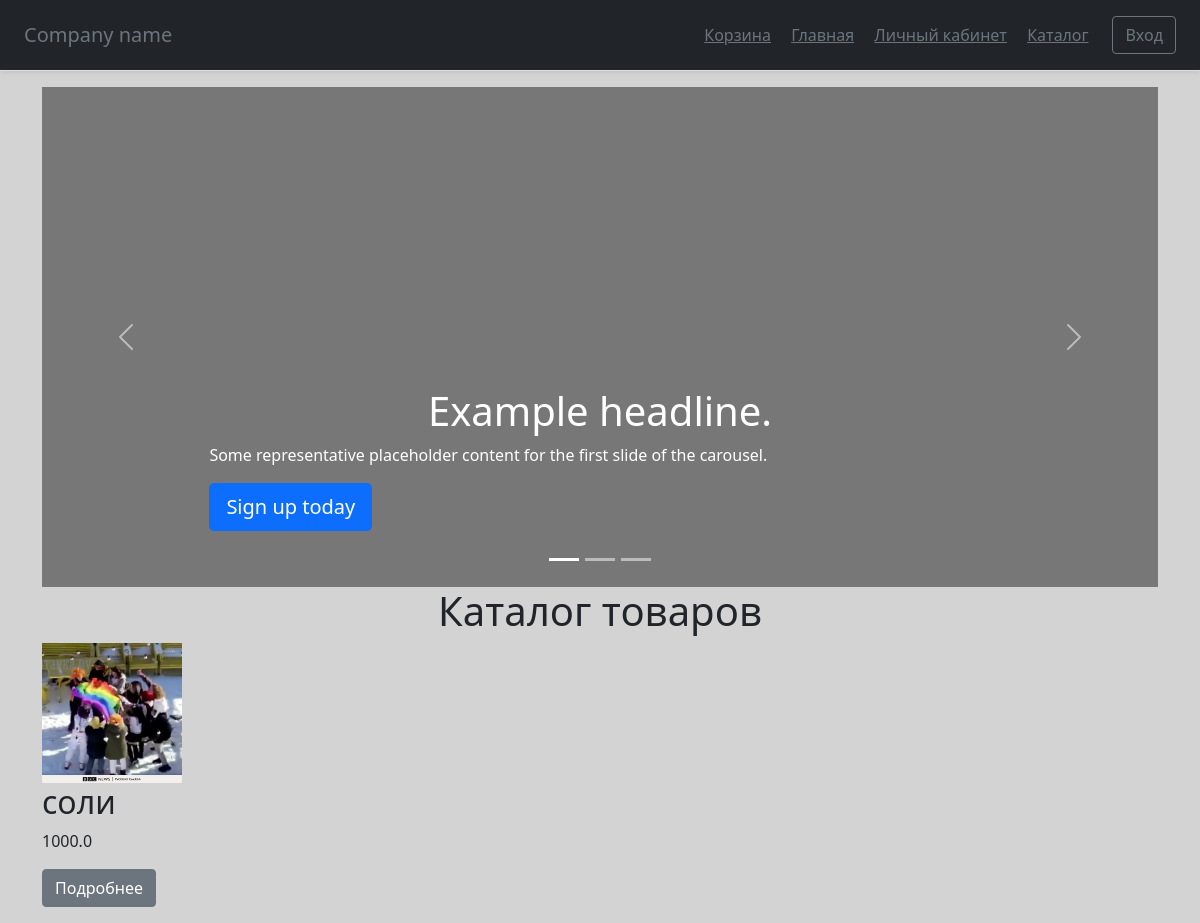
/catalog, run on the app's committed database.
### main.py (models this page shows)
class Items(db.Model):
    id = db.Column(db.Integer, primary_key=True, autoincrement=True)
    name = db.Column(db.String(100), nullable=True)
    description = db.Column(db.Text, nullable=True)
    photo_url = db.Column(db.Text, nullable=True)
    count = db.Column(db.Integer, nullable=True)
    price = db.Column(db.Float, nullable=True)

### main.py (the view)
    @app.route('/catalog')
    def catalog():
        items = Items.query.all()
        return render_template('catalog.html', title='Каталог', css_file='catalog.css', class_main='container',
                               items=items)

### templates/catalog.html (shortened to what this page needs)
{% extends "base.html" %}
{% block content %}
<div id="myCarousel" class="carousel slide" data-bs-ride="carousel">
    <div class="carousel-indicators">
      <button type="button" data-bs-target="#myCarousel" data-bs-slide-to="0" class="active" aria-current="true" aria-label="Slide 1"></button>
      <button type="button" data-bs-target="#myCarousel" data-bs-slide-to="1" aria-label="Slide 2"></button>
      <button type="button" data-bs-target="#myCarousel" data-bs-slide-to="2" aria-label="Slide 3"></button>
    </div>
    <div class="carousel-inner">
      <div class="carousel-item active">
        <svg class="bd-placeholder-img" width="100%" height="100%" xmlns="http://www.w3.org/2000/svg" aria-hidden="true" preserveAspectRatio="xMidYMid slice" focusable="false"><rect width="100%" height="100%" fill="#777"/></svg>
        <div class="container">
          <div class="carousel-caption text-start">
            <h1>Example headline.</h1>
            <p>Some representative placeholder content for the first slide of the carousel.</p>
            <p><a class="btn btn-lg btn-primary" href="#">Sign up today</a></p>
          </div>
        </div>
      </div>
    </div>
    <button class="carousel-control-prev" type="button" data-bs-target="#myCarousel" data-bs-slide="prev">
      <span class="carousel-control-prev-icon" aria-hidden="true"></span>
    </button>
    <button class="carousel-control-next" type="button" data-bs-target="#myCarousel" data-bs-slide="next">
      <span class="carousel-control-next-icon" aria-hidden="true"></span>
    </button>
  </div>
<h1>Каталог товаров</h1>
<div class="row">
{% for item in items %}
  <div class="col-lg-4">
    <img class="bd-placeholder-img-c" src="{{ item.photo_url }}" width="140" height="140" aria-label="Placeholder: 140x140">
    <h2>{{ item.name }}</h2>
    <p>{{ item.price }}</p>
    <p><a class="btn btn-secondary" href="item/{{ item.id }}">Подробнее</a></p>
  </div>
{% endfor %}
</div>
{% endblock %}

### static/css/catalog.css (style rules this page uses)
body { background-color: lightgrey; }
.bd-placeholder-img { font-size: 1.125rem; text-anchor: middle; height: 500px; weight: 2000px; -webkit-user-select: none; -moz-user-select: none; user-select: none; }
.bd-placeholder-img-c { font-size: 1.125rem; text-anchor: middle; -webkit-user-select: none; -moz-user-select: none; user-select: none; }
h1 { text-align: center; }

### data on the page
Items: photo_url (picture), name "соли", price "1000.0"
